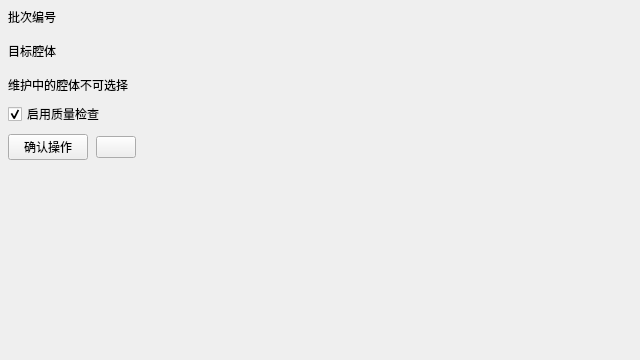
<?xml version="1.0" encoding="utf-8"?>
<ui version="4.0">
    <class>ReferencePage</class>
    <widget class="QWidget" name="referencePage">
        <property name="geometry">
            <rect>
                <x>0</x>
                <y>0</y>
                <width>640</width>
                <height>360</height>
            </rect>
        </property>
        <property name="windowTitle">
            <string>批次参数</string>
        </property>
        <property name="autoFillBackground">
            <bool>true</bool>
        </property>
        <layout class="QVBoxLayout" name="pageLayout">
            <property name="spacing">
                <number>8</number>
            </property>
            <property name="leftMargin">
                <number>8</number>
            </property>
            <property name="topMargin">
                <number>8</number>
            </property>
            <property name="rightMargin">
                <number>8</number>
            </property>
            <property name="bottomMargin">
                <number>8</number>
            </property>
            <item>
                <widget class="QLabel" name="lotLabel">
                    <property name="text">
                        <string>批次编号</string>
                    </property>
                    <property name="buddy">
                        <cstring>lotInput</cstring>
                    </property>
                </widget>
            </item>
            <item>
                <widget class="designer_widgets::InputField" name="lotInput">
                    <property name="sizePolicy">
                        <sizepolicy hsizetype="Expanding" vsizetype="Preferred">
                            <horstretch>0</horstretch>
                            <verstretch>0</verstretch>
                        </sizepolicy>
                    </property>
                    <property name="value" stdset="0">
                        <string>LOT-2026-0917</string>
                    </property>
                    <property name="placeholderText" stdset="0">
                        <string>输入批次编号</string>
                    </property>
                    <property name="accessibleName">
                        <string>批次编号</string>
                    </property>
                    <property name="focusPolicy">
                        <enum>Qt::StrongFocus</enum>
                    </property>
                </widget>
            </item>
            <item>
                <widget class="QLabel" name="chamberLabel">
                    <property name="text">
                        <string>目标腔体</string>
                    </property>
                    <property name="buddy">
                        <cstring>chamberSelect</cstring>
                    </property>
                </widget>
            </item>
            <item>
                <widget class="designer_widgets::Select" name="chamberSelect">
                    <property name="sizePolicy">
                        <sizepolicy hsizetype="Expanding" vsizetype="Preferred">
                            <horstretch>0</horstretch>
                            <verstretch>0</verstretch>
                        </sizepolicy>
                    </property>
                    <property name="accessibleName">
                        <string>目标腔体</string>
                    </property>
                    <property name="focusPolicy">
                        <enum>Qt::StrongFocus</enum>
                    </property>
                </widget>
            </item>
            <item>
                <widget class="QLabel" name="chamberHint">
                    <property name="text">
                        <string>维护中的腔体不可选择</string>
                    </property>
                    <property name="wordWrap">
                        <bool>true</bool>
                    </property>
                </widget>
            </item>
            <item>
                <widget class="designer_widgets::CheckBox" name="qualityCheck">
                    <property name="text">
                        <string>启用质量检查</string>
                    </property>
                    <property name="checked">
                        <bool>true</bool>
                    </property>
                </widget>
            </item>
            <item>
                <layout class="QHBoxLayout" name="actionsLayout">
                    <property name="spacing">
                        <number>8</number>
                    </property>
                    <item>
                        <widget class="commonWidget::Z_PushButton" name="submitButton">
                            <property name="text">
                                <string>确认操作</string>
                            </property>
                            <property name="enabled">
                                <bool>true</bool>
                            </property>
                            <property name="trailingIconSource" stdset="0">
                                <string>:/icons/arrow-right.svg</string>
                            </property>
                        </widget>
                    </item>
                    <item>
                        <widget class="commonWidget::Z_PushButton" name="searchButton">
                            <property name="text">
                                <string />
                            </property>
                            <property name="enabled">
                                <bool>true</bool>
                            </property>
                            <property name="accessibleName">
                                <string>查询批次</string>
                            </property>
                            <property name="toolTip">
                                <string>查询批次</string>
                            </property>
                            <property name="leadingIconSource" stdset="0">
                                <string>:/icons/search.svg</string>
                            </property>
                        </widget>
                    </item>
                    <item>
                        <spacer name="actionsSpacer">
                            <property name="orientation">
                                <enum>Qt::Horizontal</enum>
                            </property>
                            <property name="sizeType">
                                <enum>QSizePolicy::Expanding</enum>
                            </property>
                            <property name="sizeHint">
                                <size>
                                    <width>0</width>
                                    <height>0</height>
                                </size>
                            </property>
                        </spacer>
                    </item>
                </layout>
            </item>
            <item>
                <spacer name="bottomSpacer">
                    <property name="orientation">
                        <enum>Qt::Vertical</enum>
                    </property>
                    <property name="sizeType">
                        <enum>QSizePolicy::Expanding</enum>
                    </property>
                    <property name="sizeHint">
                        <size>
                            <width>0</width>
                            <height>0</height>
                        </size>
                    </property>
                </spacer>
            </item>
        </layout>
    </widget>
    <customwidgets>
        <customwidget>
            <class>designer_widgets::InputField</class>
            <extends>QWidget</extends>
            <header>DesignerWidgets.h</header>
        </customwidget>
        <customwidget>
            <class>designer_widgets::Select</class>
            <extends>QWidget</extends>
            <header>DesignerWidgets.h</header>
        </customwidget>
        <customwidget>
            <class>designer_widgets::CheckBox</class>
            <extends>QCheckBox</extends>
            <header>DesignerWidgets.h</header>
        </customwidget>
        <customwidget>
            <class>commonWidget::Z_PushButton</class>
            <extends>QPushButton</extends>
            <header>Z_PushButton.h</header>
        </customwidget>
    </customwidgets>
    <tabstops>
        <tabstop>lotInput</tabstop>
        <tabstop>chamberSelect</tabstop>
        <tabstop>qualityCheck</tabstop>
        <tabstop>submitButton</tabstop>
        <tabstop>searchButton</tabstop>
    </tabstops>
    <resources />
    <connections />
</ui>
